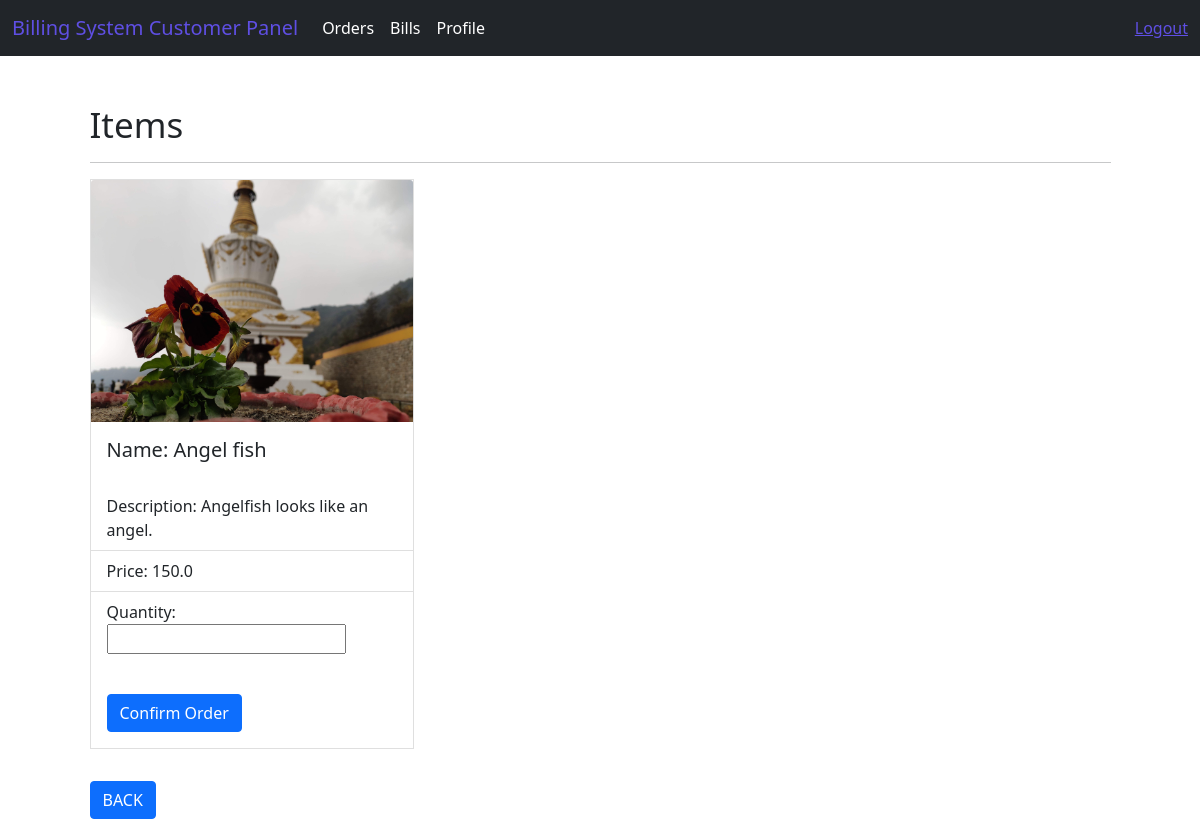
The app's page /buyer/item/order/1/ (signed in) with its own data.
### system/models.py (models this page shows, shortened)
class Item(models.Model):
    item_name = models.CharField(max_length=50)
    item_price = models.FloatField(default=00.00)
    item_image = models.ImageField(upload_to='Images/Items/')
    item_description = models.CharField(max_length=250)
    customusers = models.ForeignKey(CustomUser, on_delete=models.CASCADE, related_name='items')
    class Meta:
        db_table = "Items"

### Buyer/views.py (the view)
# urls.py: path('item/order/<int:id>/',views.buyItem, name='order-item'),
def buyItem(request, id):
    if request.user.is_authenticated:
        user_role = request.user.role
        if user_role == "Buyer":
         data = Item.objects.get(id=id)
         context = {"data": data}
        return render(request, 'buyerPanel/orders/order_items.html', context)
    return redirect('/login/')

### templates/buyerPanel/orders/order_items.html (shortened to what this page needs)
{% extends 'layouts/buyer_master.html' %}
{% block custom_css %}
<link rel="stylesheet" href="https://cdnjs.cloudflare.com/ajax/libs/font-awesome/6.3.0/css/all.min.css"/>
{% endblock %}
{% block content %}
<div class="container mt-5">
    <h1>Items</h1>
    <hr>
    <div class="row">
          <div class="col-md-4">
              <div class="card mb-3">
                <form action="{% url 'order-add' id=data.id %}" method="post">
                  <img src="{{ data.item_image.url }}" width="50" class="card-img-top" alt="{{  data.item_name }}">
                  <div class="card-body">
                    <h5 class="card-title">Name: {{ data.item_name }}</h5>
                  </div>
                  <ul class="list-group list-group-flush">
                    <li class="list-group-item">Description: {{ data.item_description }}</li>
                    <li class="list-group-item">Price: {{ data.item_price }}</li>
                    <li class="list-group-item">Quantity: <input type="number" name="quantity" required></li>
                  </ul>
                  <div class="card-body">
                    <button type="submit" class="btn btn-primary mt-3">Confirm Order</button>
                  </div>
                </form>
              </div>
              <a href="{% url 'buyer-dashboard' %}" class="btn btn-primary mt-3">BACK</a>
          </div>
  </div>
</div>
{% endblock %}

### static/css/style.css (style rules this page uses)
h1 { font-size: 35px; }

### records on screen
Item: item_image (picture), item_name "Angel fish", item_description "Angelfish looks like an angel.", item_price "150.0"
